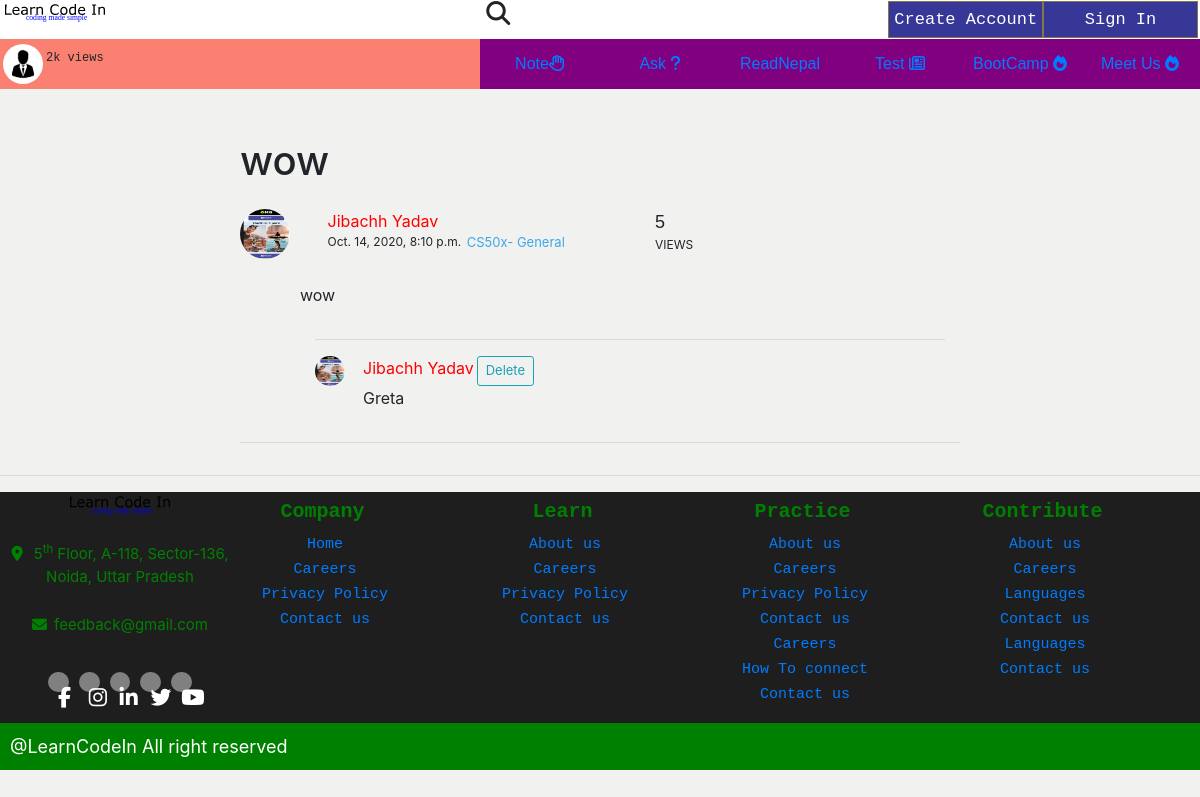
The app's page /ask/question/5-wow/ with its own data.
### discussion/models.py (models this page shows, shortened)
class Discussion(models.Model):
    grade_choices = (
        ('One to Five', 'One to Five'),
        ('Six', 'Six'),
        ('Seven', 'Seven'),
        ('Eight', 'Eight'),
        ('Nine', 'Nine'),
        ('Ten', 'Ten'),
        ('Eleven', 'Eleven'),
        ('Twelve', 'Twelve'),
        ('HA', 'Health Assitant'),
        ('Staff Nurse', 'Staff Nurse'),
        ('Diploma in Agriculture', 'Diploma in Agriculture'),
        ('Diploma in Engineering', 'Diploma in Engineering'),
        ('Bachelor in CSIT', 'Bachelor in CSIT'),
        ('BSC Nursing', 'BSC Nursing'),
        ('Bachelor in Education', 'Bachelor in Education'),
        ('Bachelor in Engineering', 'Bachelor in Engineering'),
        ('BBS', 'BBS'),
        ('BBA', 'BBA'),
        ('MBBS', 'MBBS'),
        ('General', 'General'),
    )
    subject_choices = (
        ('physic', 'Physic'),
        ('chemistry', 'Chemistry'),
        ('botany', 'Botany'),
        ('zoology', 'Zoology'),
        ('math', 'Math'),
        ('english', 'English'),
        ('nepali', 'Nepali'),
        ('science', 'science'),
        ('social', 'Social'),
        ('eph', 'Environement,Population and Health'),
        ('Opt', 'Optional Math'),
        ('cs', 'Computer Science'),
        ('account', 'Account'),
        ('business', 'Business'),
        ('marketing', 'Marketing'),
        ('general', 'General'),
    )
    title = models.CharField(max_length=500, blank=False, verbose_name='Title')
    slug = models.SlugField(verbose_name='Slug Fields', max_length=550)
    grade = models.CharField(max_length=100, verbose_name='Class', blank=False, choices=grade_choices)
    subject = models.CharField(max_length=100, verbose_name='Subject', blank=False, choices=subject_choices)
    detail = models.TextField(blank=False)
    views = models.PositiveIntegerField(default=0)
    answered_status = models.BooleanField(default=False, verbose_name='Is your question answered')
    askedby = models.ForeignKey(User, on_delete=models.CASCADE, related_name='user_questions')
    time = models.DateTimeField(auto_now_add=True)
    pinned = models.BooleanField(verbose_name='Is discussion Pinned', default=False)
    def increaseView(self):
        self.views = self.views + 1
    def save(self, *args, **kwargs):
        self.slug = slugify(self.title)
        super(Discussion, self).save(*args, **kwargs)

class Answer(models.Model):
    answered_by = models.ForeignKey(User, on_delete=models.CASCADE, related_name='user_answer')
    answer_on = models.ForeignKey(Discussion, on_delete=models.CASCADE, related_name='answers_ondiscussion')
    time_posted = models.DateTimeField(auto_now_add=True)
    answer = models.TextField(blank=False)

### users/models.py (models this page shows, shortened)
class User(AbstractUser):
    grade_choices = (
        ('One to Five', 'One to Five'),
        ('Six', 'Six'),
        ('Seven', 'Seven'),
        ('Eight', 'Eight'),
        ('Nine', 'Nine'),
        ('Ten', 'Ten'),
        ('Eleven', 'Eleven'),
        ('Twelve', 'Twelve'),
        ('HA', 'Health Assitant'),
        ('Staff Nurse', 'Staff Nurse'),
        ('Diploma in Agriculture', 'Diploma in Agriculture'),
        ('Diploma in Engineering', 'Diploma in Engineering'),
        ('Bachelor in CSIT', 'Bachelor in CSIT'),
        ('BSC Nursing', 'BSC Nursing'),
        ('Bachelor in Education', 'Bachelor in Education'),
        ('Bachelor in Engineering', 'Bachelor in Engineering'),
        ('BBS', 'BBS'),
        ('BBA', 'BBA'),
        ('MBBS', 'MBBS'),
        ('General', 'General'),
    )
    faculty = (
        ('Science', 'Science'),
        ('Commerce', 'Commerce'),
        ('Art', 'Art'),
        ('Medicine', 'Medicine'),
        ('Engineering', 'Engineering'),
        ('Computer Science', 'Computer Science'),
    )
    first_name = models.CharField(
        blank=False,
        max_length=100)
    last_name = models.CharField(
        blank=False,
        max_length=100)
    email = models.EmailField(unique=True,
                              blank=False,
                              max_length=255)
    username = models.CharField(max_length=30,
                                unique=False)
    hobby = models.CharField(max_length=200,
                             blank=True)
    favorite_quotes = models.CharField(max_length=200,
                                       blank=True)
    photo = models.ImageField(upload_to='profile',
                              default='../static/images/Flag_of_Nepal.png'
                              )
    grade = models.CharField(
        max_length=200,
        choices=grade_choices,
        blank=True
    )
    schoolType = models.CharField(max_length=200, choices=faculty, blank=True)
    schoolName = models.CharField(max_length=100,
                                  blank=True)
    address = models.CharField(max_length=200,
                               blank=True)
    REQUIRED_FIELDS = ['first_name', 'last_name', 'username']
    USERNAME_FIELD = 'email'
    def fullname(self):
        return f'{self.first_name.capitalize()} {self.last_name.capitalize()}'

### discussion/views.py (the view)
# urls.py: path('question/<int:id>-<slug:slug>/', views.questiondetail, name='questiondetail'),
def questiondetail(request,slug,id):
    try:
        question = Discussion.objects.get(pk=id, slug=slug)
    except Discussion.DoesNotExist or Discussion.MultipleObjectsReturned:
        raise Http404("Do Such Question Exist")
    question.increaseView()
    question.save()
    return render(request, 'discussion/questiondetail.html', {
        'question': question,
        'questionanswerform': QuestionAnswer(),
    })

### templates/discussion/questiondetail.html (shortened to what this page needs)
{% extends 'base.html' %}
{% load crispy_forms_tags %}
{% block body %}
    <div class="container mt-5" style="max-width: 750px">
      <h1>
          {{ question.title }}
      </h1>
      <div class="d-flex flex-row row mt-4">
        <div class="col-1 mr-3" style="background-color: ">
          <img
            src="{{ question.askedby.photo.url }}"
            alt="{{ question.askedby.fullname }}"
            style="
              border-radius: 50%;
              width: 50px;
              height: 50px;
              vertical-align: middle;
            "
          />
        </div>
        <div class="col-5 ml-4">
          <div class="row">
            <a href="" style="color: red">
                {{ question.askedby.fullname }}
            </a>
          </div>
          <div class="row">
            <span style="font-size: 12px"> {{ question.time }} &ThinSpace; </span>
            <a
              href=""
              style="color: #3ca8e7; font-size: small; text-decoration: none"
            >
              CS50x- General
            </a>
          </div>
        </div>
        <div class="col" style="background-color: ">
          <div class="d-flex flex-row">
            <span
              style="font-family: Arial, Helvetica, sans-serif; font-size: 18px"
              >
              {{ question.views }}
              </span
            >
          </div>
          <div class="d-flex flex-row">
            <span style="font-size: 12px; text-align: center"> VIEWS </span>
          </div>
        </div>
      </div>
      <div class="d-flex flex-row mt-4">
        <div class="col">
        </div>
        <div class="col-11">
          <div class="row">
            {{ question.detail|safe }}
          </div>
          <hr>
          {% for answer in question.answers_ondiscussion.all %}
           <div class="row mt-3">
            <div class="col-1 mr-3 mr-md-0">
              <img
                src="{{ answer.answered_by.photo.url }}"
                alt="{{ answer.answered_by.fullname }}"
                style="
                  border-radius: 50%;
                  width: 30px;
                  height: 30px;
                  vertical-align: middle;
                "
              />
            </div>
            <div class="col ml-2">
              <div class="row">
                <a href="" style="color: red">
                  {{ answer.answered_by.fullname }}
                </a>
                <form action="" method="post">
                  <button class="btn btn-sm btn-outline-info" style="font-size:small;" onclick="return confirm('Do You Want to delete your answer?')">Delete</button>
                </form>
              </div>
              <div class="row">
                {{ answer.answer|safe }}
              </div>
            </div>
          </div>
          {% empty %}
            <h1>
                No Answer Yet
            </h1>
          {% endfor %}
        </div>
      </div>
      <hr>
    </div>
{% endblock %}

### static/css/base.css (style rules this page uses)
* { padding: 0; margin: 0; }
:root { --main-background-color: rgb(241, 241, 239); --main-font:sans-serif; --navigation-font:sans-serif; --question-font:Impact; --answer-font:monospace; --sub-background-color:rgb(113, 134, 17); }
body { overflow-x: hidden; background-color: var(--main-background-color); z-index:10; }

### records on screen
Discussion: title "wow", askedby.photo (picture), askedby.fullname "Jibachh Yadav", time "Oct. 14, 2020, 8:10 p.m.", views "5", detail "wow"
Answer: answered_by.photo (picture), answered_by.fullname "Jibachh Yadav", answer "Greta"
